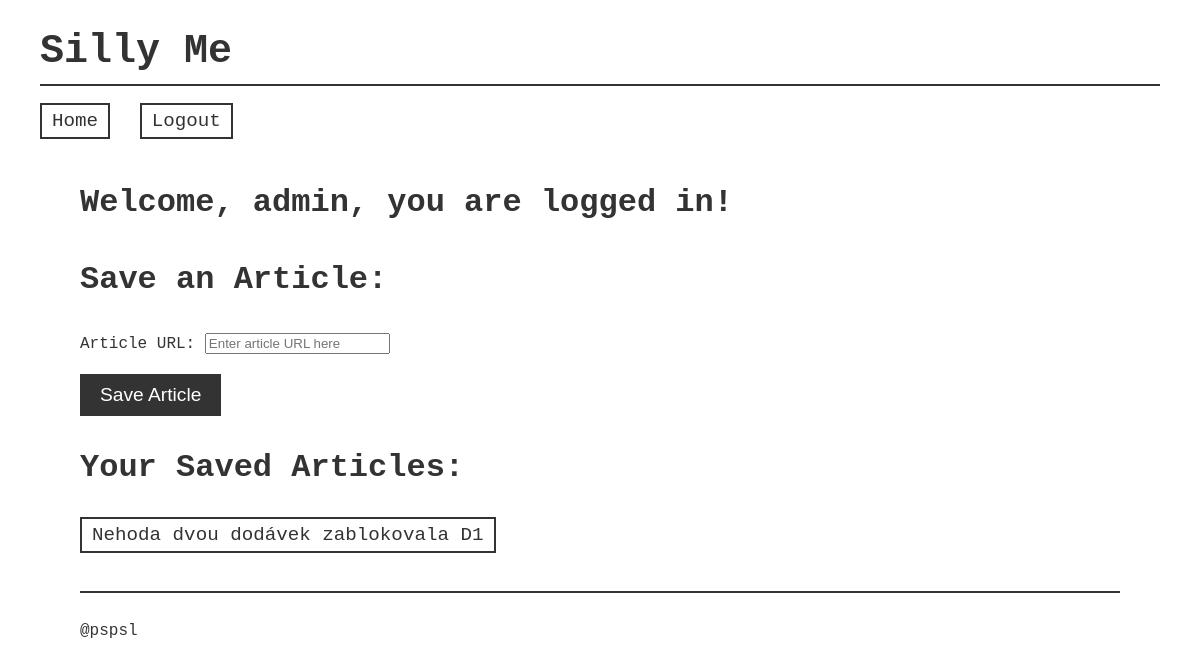
Before: / (signed in) with the older database file.
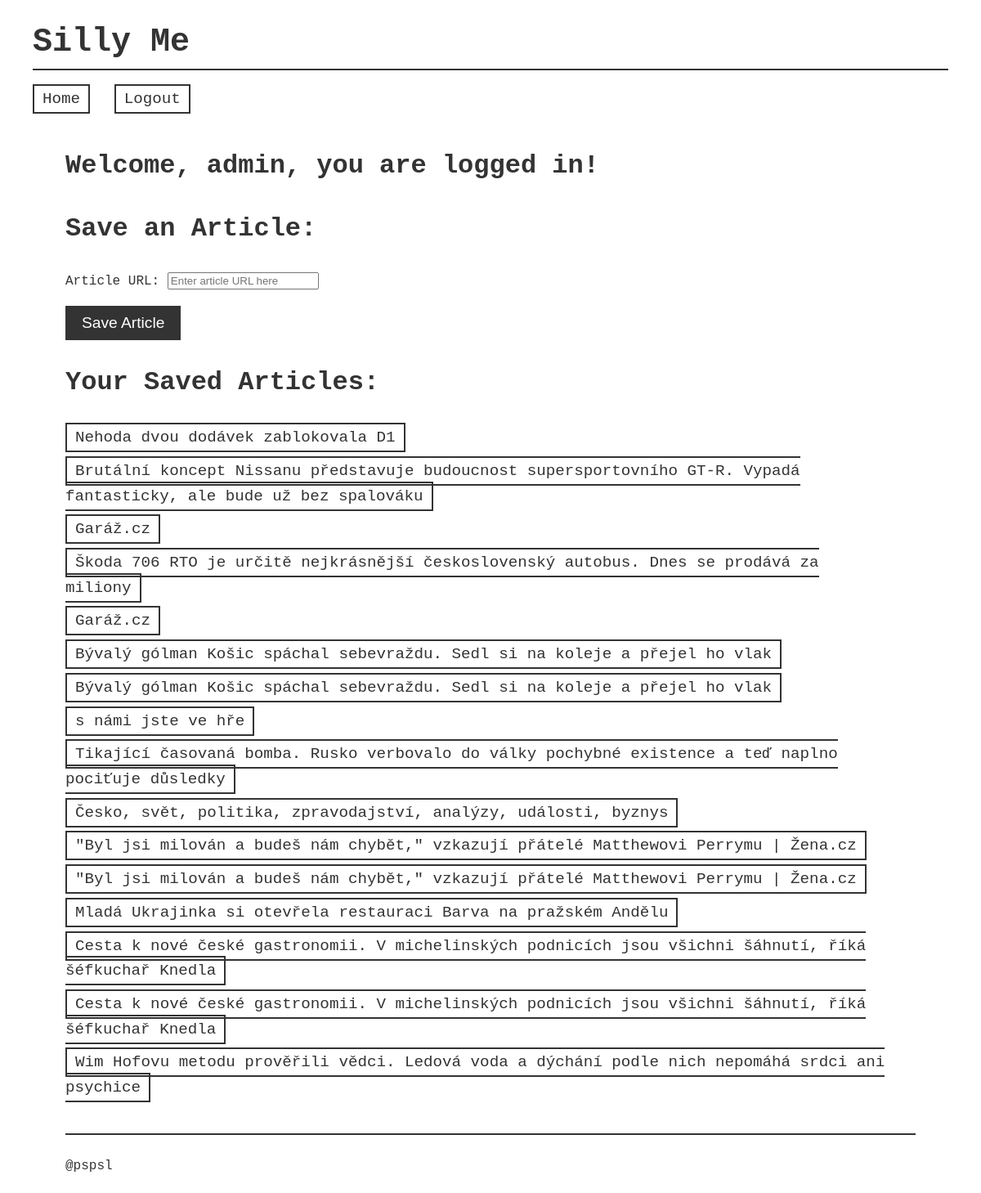
After: the same page with the newer database file.
### articles/models.py (models this page shows, shortened)
class Article(models.Model):
    title = models.CharField(max_length=300)
    body = models.TextField(default="No text")
    author = models.CharField(max_length=150, null=True)
    timestamp = models.DateTimeField(auto_now_add=True)
    source = models.ForeignKey(Source, related_name="articles", on_delete=models.CASCADE)
    url = models.URLField(max_length=200)
    archived = models.BooleanField(default=False)
    user = models.ForeignKey(User, on_delete=models.CASCADE, null=True, related_name="articles")

### articles/views.py (the view)
# urls.py: path('', homepage_view, name="homepage"),
def homepage_view(request):
    form = ArticleForm()
    articles = []
    if request.user.is_authenticated:
        articles = ArticleModel.objects.filter(user=request.user)
    return render(request, "homepage.html", {"form": form, "articles": articles})

### articles/forms.py
class ArticleForm(forms.Form):
    url = forms.URLField(
        label='Article URL',
        required=True,
        widget=forms.URLInput(attrs={'placeholder': 'Enter article URL here'})
    )

### templates/homepage.html (shortened to what this page needs)
{% extends "base.html" %}
{% block content %}
<h1>Welcome{% if user.is_authenticated %}, {{ user.username }}, you are logged in{% endif %}!</h1>
{% if user.is_authenticated %}
<h2>Save an Article:</h2>
<form method="post" action="{% url 'save-article' %}">
    {{ form.as_p }}
    <button type="submit">Save Article</button>
</form>
<h2>Your Saved Articles:</h2>
<ul>
    {% for article in articles %}
    <li><a href="{% url 'article_detail' article.id %}">{{ article.title }}</a></li>
    {% endfor %}
</ul>
{% else %}
<p>Please register/log in</p>
{% endif %}
{% endblock %}

### templates/base.html (shortened to what this page needs)
<!DOCTYPE html>
<html lang="en">
<head>
    {% load static %}
    <link rel="stylesheet" type="text/css" href="{% static 'css/styles.css' %}">
</head>
<body>
<header>
    <h1>Silly Me</h1>
</header>
<nav>
    <a href="{% url 'homepage' %}">Home</a>
    {% if user.is_authenticated %}
    <a href="{% url 'logout' %}">Logout</a>
    {% else %}
    <a href="{% url 'login' %}">Login</a>
    <a href="{% url 'register' %}">Register</a>
    {% endif %}
    <main>
        {% block content %}
        {% endblock %}
    </main>
    <footer>
        <p>@pspsl</p>
    </footer>
</body>
</html>

### static/css/styles.css (style rules this page uses)
body { font-family: 'Courier New', Courier, monospace; background-color: #FFF; color: #333; margin: 0; padding: 0; line-height: 1.6; }
header, nav, main, footer { margin: 20px 40px; }
header { border-bottom: 2px solid #333; }
header h1 { font-size: 2.5rem; margin: 0; }
nav { margin-top: 20px; }
nav a { text-decoration: none; color: #333; margin-right: 20px; font-size: 1.2rem; border: 2px solid #333; padding: 5px 10px; transition: background-color 0.3s ease; }
main { margin-top: 40px; }
button { background-color: #333; color: #FFF; border: none; padding: 10px 20px; font-size: 1.2rem; cursor: pointer; transition: background-color 0.3s ease; }
footer { margin-top: 40px; border-top: 2px solid #333; padding-top: 10px; }
h1, h2 { font-size: 2rem; }
form { margin-top: 20px; }
ul { list-style-type: none; padding: 0; }
ul li { margin-top: 10px; }
ul li a { text-decoration: none; color: #333; font-size: 1.2rem; }

Changed rows visible on the page:
added Article: title "Brutální koncept Nissanu představuje budoucnost supersportovního GT-R. Vypadá fantasticky, ale bude už bez spalováku"
added Article: title "Garáž.cz"
added Article: title "Škoda 706 RTO je určitě nejkrásnější československý autobus. Dnes se prodává za miliony"
added Article: title "Garáž.cz"
added Article: title "Bývalý gólman Košic spáchal sebevraždu. Sedl si na koleje a přejel ho vlak"
added Article: title "Bývalý gólman Košic spáchal sebevraždu. Sedl si na koleje a přejel ho vlak"
added Article: title "s námi jste ve hře"
added Article: title "Tikající časovaná bomba. Rusko verbovalo do války pochybné existence a teď naplno pociťuje důsledky"
added Article: title "Česko, svět, politika, zpravodajství, analýzy, události, byznys"
added Article: title "\"Byl jsi milován a budeš nám chybět,\" vzkazují přátelé Matthewovi Perrymu | Žena.cz"
added Article: title "\"Byl jsi milován a budeš nám chybět,\" vzkazují přátelé Matthewovi Perrymu | Žena.cz"
added Article: title "Mladá Ukrajinka si otevřela restauraci Barva na pražském Andělu"
added Article: title "Cesta k nové české gastronomii. V michelinských podnicích jsou všichni šáhnutí, říká šéfkuchař Knedla"
added Article: title "Cesta k nové české gastronomii. V michelinských podnicích jsou všichni šáhnutí, říká šéfkuchař Knedla"
added Article: title "Wim Hofovu metodu prověřili vědci. Ledová voda a dýchání podle nich nepomáhá srdci ani psychice"
